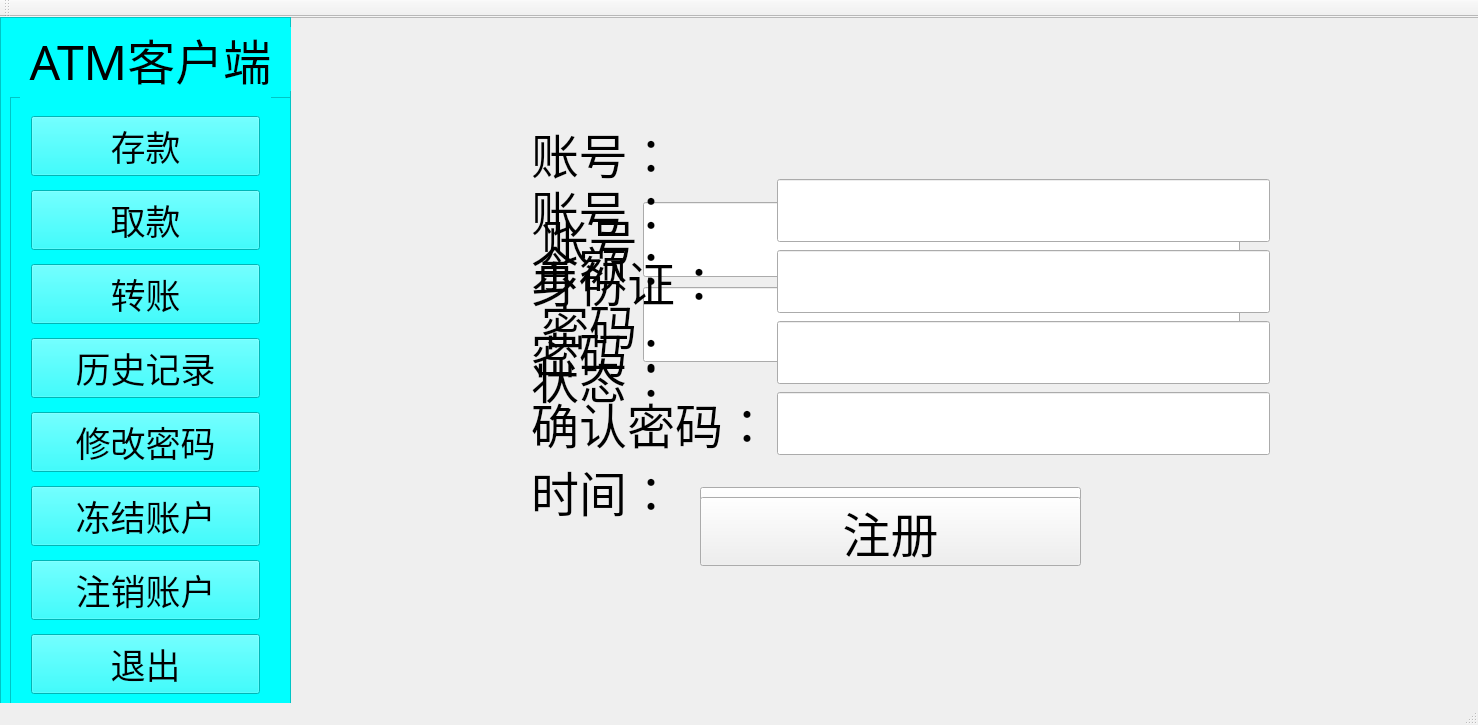
<?xml version="1.0" encoding="UTF-8"?>
<ui version="4.0">
 <class>ClientClass</class>
 <widget class="QMainWindow" name="ClientClass">
  <property name="geometry">
   <rect>
    <x>0</x>
    <y>0</y>
    <width>1478</width>
    <height>725</height>
   </rect>
  </property>
  <property name="windowTitle">
   <string>Client</string>
  </property>
  <widget class="QWidget" name="centralWidget">
   <widget class="QFrame" name="head">
    <property name="geometry">
     <rect>
      <x>0</x>
      <y>0</y>
      <width>291</width>
      <height>691</height>
     </rect>
    </property>
    <property name="styleSheet">
     <string notr="true">background-color: rgb(0, 255, 255);</string>
    </property>
    <property name="frameShape">
     <enum>QFrame::StyledPanel</enum>
    </property>
    <property name="frameShadow">
     <enum>QFrame::Raised</enum>
    </property>
    <widget class="QWidget" name="verticalLayoutWidget">
     <property name="geometry">
      <rect>
       <x>20</x>
       <y>90</y>
       <width>251</width>
       <height>571</height>
      </rect>
     </property>
     <layout class="QVBoxLayout" name="verticalLayout">
      <item>
       <widget class="QPushButton" name="Login">
        <property name="font">
         <font>
          <family>微软雅黑</family>
          <pointsize>36</pointsize>
         </font>
        </property>
        <property name="text">
         <string>登录</string>
        </property>
       </widget>
      </item>
      <item>
       <widget class="QPushButton" name="Registered">
        <property name="font">
         <font>
          <family>微软雅黑</family>
          <pointsize>36</pointsize>
         </font>
        </property>
        <property name="text">
         <string>注册</string>
        </property>
       </widget>
      </item>
      <item>
       <widget class="QPushButton" name="Exit">
        <property name="font">
         <font>
          <family>微软雅黑</family>
          <pointsize>36</pointsize>
         </font>
        </property>
        <property name="text">
         <string>退出</string>
        </property>
       </widget>
      </item>
     </layout>
    </widget>
    <widget class="QLabel" name="Title">
     <property name="geometry">
      <rect>
       <x>10</x>
       <y>10</y>
       <width>281</width>
       <height>64</height>
      </rect>
     </property>
     <property name="font">
      <font>
       <family>微软雅黑</family>
       <pointsize>36</pointsize>
      </font>
     </property>
     <property name="styleSheet">
      <string notr="true">background-color: rgb(0, 255, 255);</string>
     </property>
     <property name="text">
      <string>ATM客户端</string>
     </property>
     <property name="alignment">
      <set>Qt::AlignCenter</set>
     </property>
    </widget>
    <widget class="QFrame" name="Menu">
     <property name="geometry">
      <rect>
       <x>10</x>
       <y>80</y>
       <width>281</width>
       <height>611</height>
      </rect>
     </property>
     <property name="frameShape">
      <enum>QFrame::StyledPanel</enum>
     </property>
     <property name="frameShadow">
      <enum>QFrame::Raised</enum>
     </property>
     <widget class="QWidget" name="verticalLayoutWidget_2">
      <property name="geometry">
       <rect>
        <x>10</x>
        <y>0</y>
        <width>251</width>
        <height>620</height>
       </rect>
      </property>
      <layout class="QVBoxLayout" name="MenuSearch">
       <item>
        <widget class="QPushButton" name="UserDeposit">
         <property name="font">
          <font>
           <family>微软雅黑</family>
           <pointsize>26</pointsize>
          </font>
         </property>
         <property name="text">
          <string>存款</string>
         </property>
        </widget>
       </item>
       <item>
        <widget class="QPushButton" name="UserWithdrawal">
         <property name="font">
          <font>
           <family>微软雅黑</family>
           <pointsize>26</pointsize>
          </font>
         </property>
         <property name="text">
          <string>取款</string>
         </property>
        </widget>
       </item>
       <item>
        <widget class="QPushButton" name="USerTransfer">
         <property name="font">
          <font>
           <family>微软雅黑</family>
           <pointsize>26</pointsize>
          </font>
         </property>
         <property name="text">
          <string>转账</string>
         </property>
        </widget>
       </item>
       <item>
        <widget class="QPushButton" name="UserHistory">
         <property name="font">
          <font>
           <family>微软雅黑</family>
           <pointsize>26</pointsize>
          </font>
         </property>
         <property name="text">
          <string>历史记录</string>
         </property>
        </widget>
       </item>
       <item>
        <widget class="QPushButton" name="UserChangePassword">
         <property name="font">
          <font>
           <family>微软雅黑</family>
           <pointsize>26</pointsize>
          </font>
         </property>
         <property name="text">
          <string>修改密码</string>
         </property>
        </widget>
       </item>
       <item>
        <widget class="QPushButton" name="UserFreeze">
         <property name="font">
          <font>
           <family>微软雅黑</family>
           <pointsize>26</pointsize>
          </font>
         </property>
         <property name="text">
          <string>冻结账户</string>
         </property>
        </widget>
       </item>
       <item>
        <widget class="QPushButton" name="UserLogout">
         <property name="font">
          <font>
           <family>微软雅黑</family>
           <pointsize>26</pointsize>
          </font>
         </property>
         <property name="text">
          <string>注销账户</string>
         </property>
        </widget>
       </item>
       <item>
        <widget class="QPushButton" name="UserExit">
         <property name="font">
          <font>
           <family>微软雅黑</family>
           <pointsize>26</pointsize>
          </font>
         </property>
         <property name="text">
          <string>退出</string>
         </property>
        </widget>
       </item>
      </layout>
     </widget>
    </widget>
   </widget>
   <widget class="QFrame" name="Background">
    <property name="geometry">
     <rect>
      <x>290</x>
      <y>0</y>
      <width>1201</width>
      <height>691</height>
     </rect>
    </property>
    <property name="styleSheet">
     <string notr="true">background-image: url(:/AutomaticTellerMachine/main.png);</string>
    </property>
    <property name="frameShape">
     <enum>QFrame::StyledPanel</enum>
    </property>
    <property name="frameShadow">
     <enum>QFrame::Raised</enum>
    </property>
    <widget class="QFrame" name="LoadWindow">
     <property name="geometry">
      <rect>
       <x>0</x>
       <y>0</y>
       <width>1201</width>
       <height>691</height>
      </rect>
     </property>
     <property name="styleSheet">
      <string notr="true">background-image: url(:/AutomaticTellerMachine/main.png);</string>
     </property>
     <property name="frameShape">
      <enum>QFrame::StyledPanel</enum>
     </property>
     <property name="frameShadow">
      <enum>QFrame::Raised</enum>
     </property>
     <widget class="QPushButton" name="LoadSure">
      <property name="geometry">
       <rect>
        <x>410</x>
        <y>470</y>
        <width>381</width>
        <height>69</height>
       </rect>
      </property>
      <property name="font">
       <font>
        <pointsize>36</pointsize>
       </font>
      </property>
      <property name="text">
       <string>登录</string>
      </property>
     </widget>
     <widget class="QWidget" name="gridLayoutWidget">
      <property name="geometry">
       <rect>
        <x>240</x>
        <y>170</y>
        <width>721</width>
        <height>191</height>
       </rect>
      </property>
      <layout class="QGridLayout" name="LoadInput">
       <item row="3" column="1">
        <widget class="QLabel" name="LoadPasswordLable">
         <property name="font">
          <font>
           <family>微软雅黑</family>
           <pointsize>36</pointsize>
          </font>
         </property>
         <property name="text">
          <string>密码</string>
         </property>
        </widget>
       </item>
       <item row="0" column="1">
        <widget class="QLabel" name="LoadIdLable">
         <property name="font">
          <font>
           <family>微软雅黑</family>
           <pointsize>36</pointsize>
          </font>
         </property>
         <property name="text">
          <string>账号</string>
         </property>
        </widget>
       </item>
       <item row="0" column="2">
        <widget class="QLineEdit" name="LoadIdInput">
         <property name="font">
          <font>
           <family>微软雅黑</family>
           <pointsize>36</pointsize>
          </font>
         </property>
        </widget>
       </item>
       <item row="3" column="2">
        <widget class="QLineEdit" name="LoadPasswordInput">
         <property name="font">
          <font>
           <family>微软雅黑</family>
           <pointsize>36</pointsize>
          </font>
         </property>
         <property name="echoMode">
          <enum>QLineEdit::Password</enum>
         </property>
        </widget>
       </item>
      </layout>
     </widget>
     <widget class="QFrame" name="RegisteredWindow">
      <property name="geometry">
       <rect>
        <x>0</x>
        <y>0</y>
        <width>1201</width>
        <height>691</height>
       </rect>
      </property>
      <property name="styleSheet">
       <string notr="true">background-image: url(:/AutomaticTellerMachine/main.png);</string>
      </property>
      <property name="frameShape">
       <enum>QFrame::StyledPanel</enum>
      </property>
      <property name="frameShadow">
       <enum>QFrame::Raised</enum>
      </property>
      <widget class="QWidget" name="gridLayoutWidget_2">
       <property name="geometry">
        <rect>
         <x>230</x>
         <y>150</y>
         <width>761</width>
         <height>300</height>
        </rect>
       </property>
       <layout class="QGridLayout" name="Registeredinput">
        <item row="1" column="1">
         <widget class="QLabel" name="passwordLable_4">
          <property name="font">
           <font>
            <family>微软雅黑</family>
            <pointsize>36</pointsize>
           </font>
          </property>
          <property name="text">
           <string>身份证：</string>
          </property>
         </widget>
        </item>
        <item row="1" column="2">
         <widget class="QLineEdit" name="RegisteredIdCardInput">
          <property name="font">
           <font>
            <pointsize>36</pointsize>
           </font>
          </property>
         </widget>
        </item>
        <item row="2" column="2">
         <widget class="QLineEdit" name="RegisteredPasswordInput">
          <property name="font">
           <font>
            <pointsize>36</pointsize>
           </font>
          </property>
          <property name="echoMode">
           <enum>QLineEdit::Password</enum>
          </property>
         </widget>
        </item>
        <item row="3" column="1">
         <widget class="QLabel" name="passwordLable_3">
          <property name="font">
           <font>
            <family>微软雅黑</family>
            <pointsize>36</pointsize>
           </font>
          </property>
          <property name="text">
           <string>确认密码：</string>
          </property>
         </widget>
        </item>
        <item row="0" column="1">
         <widget class="QLabel" name="RegisteredIdLable">
          <property name="font">
           <font>
            <family>微软雅黑</family>
            <pointsize>36</pointsize>
           </font>
          </property>
          <property name="text">
           <string>账号：</string>
          </property>
         </widget>
        </item>
        <item row="3" column="2">
         <widget class="QLineEdit" name="RegisteredPasswordCheckInput">
          <property name="font">
           <font>
            <pointsize>36</pointsize>
           </font>
          </property>
          <property name="echoMode">
           <enum>QLineEdit::Password</enum>
          </property>
         </widget>
        </item>
        <item row="0" column="2">
         <widget class="QLineEdit" name="RegisteredIdInput">
          <property name="font">
           <font>
            <pointsize>36</pointsize>
           </font>
          </property>
         </widget>
        </item>
        <item row="2" column="1">
         <widget class="QLabel" name="passwordLable_2">
          <property name="font">
           <font>
            <family>微软雅黑</family>
            <pointsize>36</pointsize>
           </font>
          </property>
          <property name="text">
           <string>密码：</string>
          </property>
         </widget>
        </item>
       </layout>
      </widget>
      <widget class="QPushButton" name="RegisteredPushButton">
       <property name="geometry">
        <rect>
         <x>410</x>
         <y>480</y>
         <width>381</width>
         <height>69</height>
        </rect>
       </property>
       <property name="font">
        <font>
         <pointsize>36</pointsize>
        </font>
       </property>
       <property name="text">
        <string>注册</string>
       </property>
      </widget>
      <widget class="QFrame" name="LoadDashBoadWindow">
       <property name="geometry">
        <rect>
         <x>0</x>
         <y>0</y>
         <width>1201</width>
         <height>691</height>
        </rect>
       </property>
       <property name="styleSheet">
        <string notr="true">background-image: url(:/AutomaticTellerMachine/main.png);</string>
       </property>
       <property name="frameShape">
        <enum>QFrame::StyledPanel</enum>
       </property>
       <property name="frameShadow">
        <enum>QFrame::Raised</enum>
       </property>
       <widget class="QWidget" name="formLayoutWidget">
        <property name="geometry">
         <rect>
          <x>230</x>
          <y>90</y>
          <width>711</width>
          <height>431</height>
         </rect>
        </property>
        <layout class="QFormLayout" name="LoadDashBoard">
         <item row="0" column="0">
          <widget class="QLabel" name="label">
           <property name="font">
            <font>
             <family>微软雅黑</family>
             <pointsize>36</pointsize>
            </font>
           </property>
           <property name="text">
            <string>账号：</string>
           </property>
          </widget>
         </item>
         <item row="2" column="0">
          <widget class="QLabel" name="label_2">
           <property name="font">
            <font>
             <family>微软雅黑</family>
             <pointsize>36</pointsize>
            </font>
           </property>
           <property name="text">
            <string>余额：</string>
           </property>
          </widget>
         </item>
         <item row="4" column="0">
          <widget class="QLabel" name="label_3">
           <property name="font">
            <font>
             <family>微软雅黑</family>
             <pointsize>36</pointsize>
            </font>
           </property>
           <property name="text">
            <string>状态：</string>
           </property>
          </widget>
         </item>
         <item row="6" column="0">
          <widget class="QLabel" name="label_8">
           <property name="font">
            <font>
             <family>微软雅黑</family>
             <pointsize>36</pointsize>
            </font>
           </property>
           <property name="text">
            <string>时间：</string>
           </property>
          </widget>
         </item>
         <item row="0" column="1">
          <widget class="QLabel" name="LoadDashBoardId">
           <property name="font">
            <font>
             <family>微软雅黑</family>
             <pointsize>36</pointsize>
            </font>
           </property>
           <property name="text">
            <string/>
           </property>
          </widget>
         </item>
         <item row="2" column="1">
          <widget class="QLabel" name="LoadDashBoardCash">
           <property name="font">
            <font>
             <family>微软雅黑</family>
             <pointsize>36</pointsize>
            </font>
           </property>
           <property name="text">
            <string/>
           </property>
          </widget>
         </item>
         <item row="4" column="1">
          <widget class="QLabel" name="LoadDashBoardState">
           <property name="font">
            <font>
             <family>微软雅黑</family>
             <pointsize>36</pointsize>
            </font>
           </property>
           <property name="text">
            <string/>
           </property>
          </widget>
         </item>
         <item row="6" column="1">
          <widget class="QLabel" name="LoadDashBoardTime">
           <property name="font">
            <font>
             <family>微软雅黑</family>
             <pointsize>36</pointsize>
            </font>
           </property>
           <property name="text">
            <string/>
           </property>
          </widget>
         </item>
         <item row="1" column="1">
          <spacer name="verticalSpacer">
           <property name="orientation">
            <enum>Qt::Vertical</enum>
           </property>
           <property name="sizeHint" stdset="0">
            <size>
             <width>20</width>
             <height>40</height>
            </size>
           </property>
          </spacer>
         </item>
         <item row="3" column="1">
          <spacer name="verticalSpacer_2">
           <property name="orientation">
            <enum>Qt::Vertical</enum>
           </property>
           <property name="sizeHint" stdset="0">
            <size>
             <width>20</width>
             <height>40</height>
            </size>
           </property>
          </spacer>
         </item>
         <item row="5" column="1">
          <spacer name="verticalSpacer_3">
           <property name="orientation">
            <enum>Qt::Vertical</enum>
           </property>
           <property name="sizeHint" stdset="0">
            <size>
             <width>20</width>
             <height>40</height>
            </size>
           </property>
          </spacer>
         </item>
        </layout>
       </widget>
      </widget>
     </widget>
     <zorder>gridLayoutWidget</zorder>
     <zorder>LoadSure</zorder>
     <zorder>RegisteredWindow</zorder>
    </widget>
   </widget>
   <zorder>Background</zorder>
   <zorder>head</zorder>
  </widget>
  <widget class="QToolBar" name="mainToolBar">
   <attribute name="toolBarArea">
    <enum>TopToolBarArea</enum>
   </attribute>
   <attribute name="toolBarBreak">
    <bool>false</bool>
   </attribute>
  </widget>
  <widget class="QStatusBar" name="statusBar"/>
 </widget>
 <layoutdefault spacing="6" margin="11"/>
 <resources>
  <include location="AutomaticTellerMachine.qrc"/>
 </resources>
 <connections>
  <connection>
   <sender>Exit</sender>
   <signal>clicked()</signal>
   <receiver>ClientClass</receiver>
   <slot>close()</slot>
   <hints>
    <hint type="sourcelabel">
     <x>145</x>
     <y>549</y>
    </hint>
    <hint type="destinationlabel">
     <x>743</x>
     <y>362</y>
    </hint>
   </hints>
  </connection>
  <connection>
   <sender>Login</sender>
   <signal>clicked()</signal>
   <receiver>LoadWindow</receiver>
   <slot>show()</slot>
   <hints>
    <hint type="sourcelabel">
     <x>205</x>
     <y>231</y>
    </hint>
    <hint type="destinationlabel">
     <x>515</x>
     <y>245</y>
    </hint>
   </hints>
  </connection>
  <connection>
   <sender>Registered</sender>
   <signal>clicked()</signal>
   <receiver>RegisteredWindow</receiver>
   <slot>show()</slot>
   <hints>
    <hint type="sourcelabel">
     <x>239</x>
     <y>404</y>
    </hint>
    <hint type="destinationlabel">
     <x>890</x>
     <y>357</y>
    </hint>
   </hints>
  </connection>
  <connection>
   <sender>Exit</sender>
   <signal>clicked()</signal>
   <receiver>RegisteredWindow</receiver>
   <slot>close()</slot>
   <hints>
    <hint type="sourcelabel">
     <x>225</x>
     <y>542</y>
    </hint>
    <hint type="destinationlabel">
     <x>933</x>
     <y>512</y>
    </hint>
   </hints>
  </connection>
  <connection>
   <sender>Login</sender>
   <signal>clicked()</signal>
   <receiver>RegisteredWindow</receiver>
   <slot>close()</slot>
   <hints>
    <hint type="sourcelabel">
     <x>239</x>
     <y>217</y>
    </hint>
    <hint type="destinationlabel">
     <x>800</x>
     <y>238</y>
    </hint>
   </hints>
  </connection>
  <connection>
   <sender>Exit</sender>
   <signal>clicked()</signal>
   <receiver>LoadWindow</receiver>
   <slot>close()</slot>
   <hints>
    <hint type="sourcelabel">
     <x>145</x>
     <y>549</y>
    </hint>
    <hint type="destinationlabel">
     <x>890</x>
     <y>357</y>
    </hint>
   </hints>
  </connection>
  <connection>
   <sender>Registered</sender>
   <signal>clicked()</signal>
   <receiver>LoadWindow</receiver>
   <slot>show()</slot>
   <hints>
    <hint type="sourcelabel">
     <x>145</x>
     <y>386</y>
    </hint>
    <hint type="destinationlabel">
     <x>890</x>
     <y>357</y>
    </hint>
   </hints>
  </connection>
  <connection>
   <sender>RegisteredPushButton</sender>
   <signal>clicked()</signal>
   <receiver>ClientClass</receiver>
   <slot>on_RegisteredPushButton_click()</slot>
   <hints>
    <hint type="sourcelabel">
     <x>1190</x>
     <y>541</y>
    </hint>
    <hint type="destinationlabel">
     <x>588</x>
     <y>725</y>
    </hint>
   </hints>
  </connection>
  <connection>
   <sender>RegisteredPushButton</sender>
   <signal>clicked()</signal>
   <receiver>RegisteredIdInput</receiver>
   <slot>clear()</slot>
   <hints>
    <hint type="sourcelabel">
     <x>1350</x>
     <y>536</y>
    </hint>
    <hint type="destinationlabel">
     <x>1483</x>
     <y>208</y>
    </hint>
   </hints>
  </connection>
  <connection>
   <sender>RegisteredPushButton</sender>
   <signal>clicked()</signal>
   <receiver>RegisteredIdCardInput</receiver>
   <slot>clear()</slot>
   <hints>
    <hint type="sourcelabel">
     <x>1350</x>
     <y>536</y>
    </hint>
    <hint type="destinationlabel">
     <x>1483</x>
     <y>283</y>
    </hint>
   </hints>
  </connection>
  <connection>
   <sender>RegisteredPushButton</sender>
   <signal>clicked()</signal>
   <receiver>RegisteredPasswordInput</receiver>
   <slot>clear()</slot>
   <hints>
    <hint type="sourcelabel">
     <x>1350</x>
     <y>536</y>
    </hint>
    <hint type="destinationlabel">
     <x>1483</x>
     <y>358</y>
    </hint>
   </hints>
  </connection>
  <connection>
   <sender>RegisteredPushButton</sender>
   <signal>clicked()</signal>
   <receiver>RegisteredPasswordCheckInput</receiver>
   <slot>clear()</slot>
   <hints>
    <hint type="sourcelabel">
     <x>1350</x>
     <y>536</y>
    </hint>
    <hint type="destinationlabel">
     <x>1483</x>
     <y>433</y>
    </hint>
   </hints>
  </connection>
  <connection>
   <sender>LoadSure</sender>
   <signal>clicked()</signal>
   <receiver>ClientClass</receiver>
   <slot>on_LoadSureButton_click()</slot>
   <hints>
    <hint type="sourcelabel">
     <x>727</x>
     <y>525</y>
    </hint>
    <hint type="destinationlabel">
     <x>643</x>
     <y>732</y>
    </hint>
   </hints>
  </connection>
  <connection>
   <sender>LoadSure</sender>
   <signal>clicked()</signal>
   <receiver>LoadIdInput</receiver>
   <slot>clear()</slot>
   <hints>
    <hint type="sourcelabel">
     <x>890</x>
     <y>516</y>
    </hint>
    <hint type="destinationlabel">
     <x>941</x>
     <y>232</y>
    </hint>
   </hints>
  </connection>
  <connection>
   <sender>LoadSure</sender>
   <signal>clicked()</signal>
   <receiver>LoadPasswordInput</receiver>
   <slot>clear()</slot>
   <hints>
    <hint type="sourcelabel">
     <x>890</x>
     <y>516</y>
    </hint>
    <hint type="destinationlabel">
     <x>941</x>
     <y>322</y>
    </hint>
   </hints>
  </connection>
 </connections>
 <slots>
  <slot>on_RegisteredPushButton_click()</slot>
  <slot>on_LoadSureButton_click()</slot>
 </slots>
</ui>
